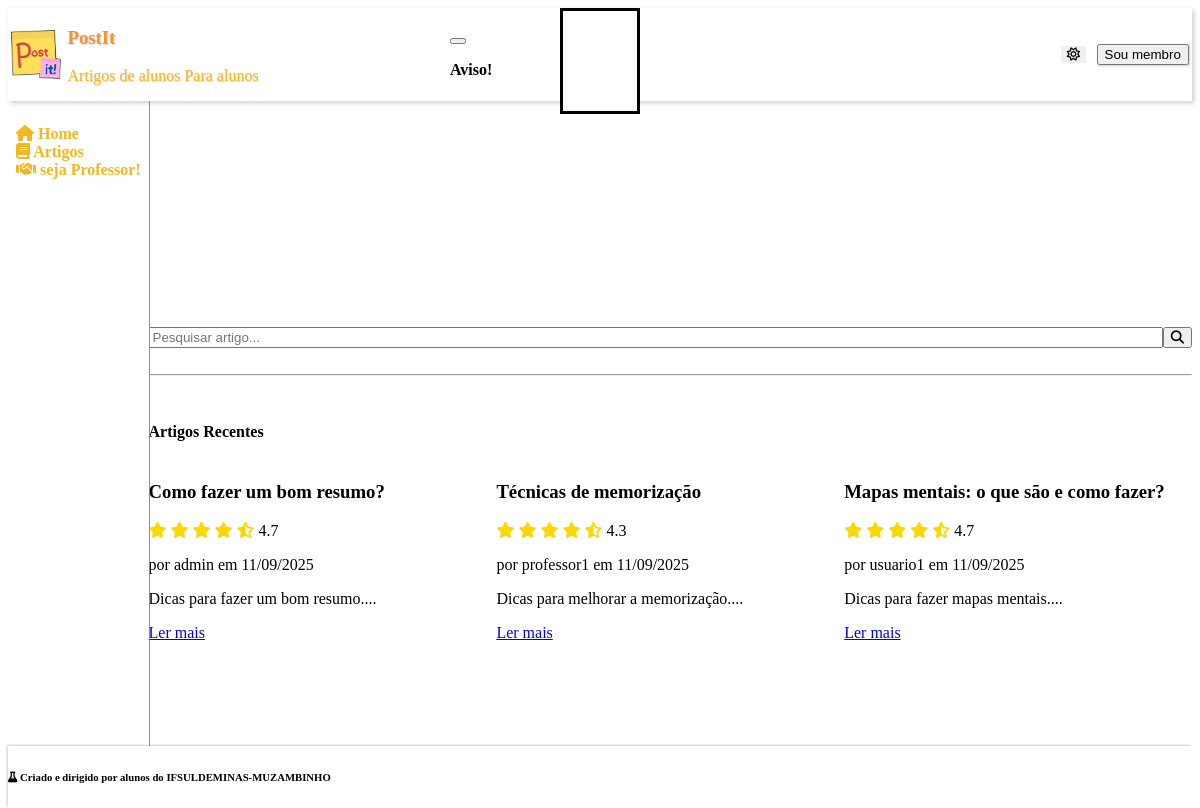
Screenshot of /PAGES/articles.php with the database file from the repository.
### tables this page shows
CREATE TABLE articles (
    id INT AUTO_INCREMENT PRIMARY KEY,
    title VARCHAR(255) NOT NULL,
    descr TEXT NOT NULL,
    content TEXT NOT NULL,
    author_id INT NOT NULL,
    creation TIMESTAMP DEFAULT CURRENT_TIMESTAMP,
    views INT DEFAULT 0,
    rating INT DEFAULT 0,

    is_active boolean not null DEFAULT 1,

    FOREIGN KEY (author_id) REFERENCES users(id)
);

CREATE TABLE users (
    id INT AUTO_INCREMENT PRIMARY KEY,
    username VARCHAR(100) NOT NULL,
    pwd TEXT NOT NULL,
    position ENUM('user', 'professor', 'administrador') NOT NULL,
    creation TIMESTAMP DEFAULT CURRENT_TIMESTAMP,
    is_active boolean not null DEFAULT 1
);

### PHP/pull_articles.php (the view, shortened to what this page needs)
<?php
require_once $pathToRoot."PHP/db.php";
$top_rated_articles = $pdo->query(
    "SELECT DISTINCT articles.id, articles.title, articles.creation, users.username AS author, articles.descr,
    AVG(ratings_article.rating) AS avg_rating
    FROM articles
    JOIN ratings_article ON articles.id = ratings_article.article_id
    JOIN users ON articles.author_id = users.id
    GROUP BY articles.id
    ORDER BY avg_rating DESC
    LIMIT 3
")->fetchAll(PDO::FETCH_ASSOC);
$recent_articles = $pdo->query(
    "SELECT articles.id, articles.title, articles.creation, users.username AS author, articles.descr,
    AVG(ratings_article.rating) AS avg_rating
    FROM articles
    LEFT JOIN ratings_article ON articles.id = ratings_article.article_id
    JOIN users ON articles.author_id = users.id
    GROUP BY articles.id, articles.title, articles.creation, users.username
    ORDER BY articles.creation DESC
    LIMIT 3
")->fetchAll(PDO::FETCH_ASSOC);
?>
<?php function listArticles($articlesArray) {
    $depth = array_search('PI', array_reverse(explode(DIRECTORY_SEPARATOR, __DIR__)));
    $pathToRoot = ($depth !== false) ? str_repeat("../", $depth) : "";?>
    <?php foreach($articlesArray as $article): ?>
        <article class="card">
            <header>
                <h3><?= $article['title'] ?></h3>
                <?php for($i=0; $i < floor($article['avg_rating']); $i++): ?>
                    <i class="fa-solid fa-star" style="color: #FFD700;"></i>
                <?php endfor; ?>
                <?php if ($article['avg_rating'] - floor($article['avg_rating']) >= 0.1): ?>
                    <i class="fa-solid fa-star-half-stroke" style="color: #FFD700;"></i>
                <?php endif; ?>
                <?= round($article['avg_rating'], 1) ?>
                <p>por <?= $article['author'] ?> em <?= date('d/m/Y', strtotime($article['creation'])) ?></p>
            </header>
            <main>
                <p>
                    <?= substr($article['descr'], 0, 100) ?>...
                </p>
            </main>
            <footer>
                <a href="<?= $pathToRoot?>PAGES/ARTICLE/read.php?id=<?= $article['id'] ?>">Ler mais</a>
            </footer>
        </article>
    <?php endforeach; ?>
<?php };?>

### ASSETS/TEMPLATES/header.php (shortened to what this page needs)
<!DOCTYPE html>
<html lang="pt-br" id="htmltag">
<head>
    <link rel="stylesheet" href="https://cdn.jsdelivr.net/npm/@picocss/pico@2/css/pico.amber.min.css" >
    <link rel="stylesheet" href="https://cdn.jsdelivr.net/npm/@picocss/pico@2/css/pico.colors.min.css" >
    <link rel="stylesheet" href="https://cdnjs.cloudflare.com/ajax/libs/font-awesome/6.6.0/css/all.min.css" />
    <link rel="stylesheet" href="<?= $pathToRoot?>CSS/mainpage.css">
</head>
<body>
    <header>
        <div class="container">
            <div class="title">
                <div><img id="logo" width=50rem src="<?= $pathToRoot?>ASSETS/logo.png" alt="PostIt_logo"></div>
                <hgroup>
                    <h3>PostIt</h3>
                    <p>Artigos de alunos Para alunos</p>
                </hgroup>
            </div>
            <nav>
                <button class="outline contrast theme-togle" onclick="darkMode()"><i id="theme-icon" class="fa-regular fa-moon"></i></button>
                <?php if(!isset($_SESSION['user']['id'])): ?>
                    <button class="outline contrast" onclick="window.location.replace('<?= $pathToRoot?>verify.php?f=log')">Sou membro</button>
                <?php else: ?>
                    <button class="outline contrast" onclick="window.location.replace('<?= $pathToRoot?>log_off.php')">Sair <i class="fa-solid fa-arrow-right-from-bracket"></i></button>
                <?php endif; ?>
            </nav>
        </div>
    </header>

### ASSETS/TEMPLATES/aside.php (shortened to what this page needs)
<main>
    <aside id="aside">
        <ul>
            <a href="<?= $pathToRoot ?>PAGES/home.php"><li><i class="fa-solid fa-house"></i> Home</li></a>
            <a href="<?= $pathToRoot ?>PAGES/articles.php"><li><i class="fa-solid fa-book"></i> Artigos</li></a>
            <a href="<?= $pathToRoot ?>PAGES/contact.php"><li><i class="fa-solid fa-handshake"></i> seja Professor!</li></a>
        </ul>
    </aside>
    <section class="content">

### PAGES/articles.php (shortened to what this page needs)
<?php
    $depth = array_search('PI', array_reverse(explode(DIRECTORY_SEPARATOR, __DIR__)));
    $pathToRoot = ($depth !== false) ? str_repeat("../", $depth) : "";
    require_once $pathToRoot."ASSETS/TEMPLATES/header.php";
    require_once $pathToRoot."ASSETS/TEMPLATES/aside.php";
?>
            <br>
        <section class="content container-fluid">
            <form action="" method="GET" class="article-search container-fluid">
                <div class="input-button-group">
                    <input type="text" name="search" id="search" placeholder="Pesquisar artigo..." required>
                    <button style="" type="submit" class="primary"><i class="fa-solid fa-magnifying-glass"></i></button>
                </div>
            </form>
            <br>
            <hr>
            <br>
            <?php
                    if(!isset($_GET['search'])){
                        echo "<h4>Artigos Recentes</h4>";
                        echo '<div class="container-fluid cards-container-header">';
                        require_once $pathToRoot."PHP/pull_articles.php";
                        listArticles($recent_articles, isset($_SESSION['logged']), $pathToRoot);
                    } else {
                        echo "<h4>Resultados da pesquisa por: '".htmlspecialchars($_GET['search'])."'</h4>";
                        echo '<div class="container-fluid cards-container-header">';
                        require_once $pathToRoot."PHP/search_article.php";
                        listArticles($search_articles, isset($_SESSION['logged']), $pathToRoot);
                    }
                ?>
            </div>
        </section>
    </main>
<?php
    require_once $pathToRoot."ASSETS/TEMPLATES/modal.php";
    require_once $pathToRoot."ASSETS/TEMPLATES/footer.php";
?>

### ASSETS/TEMPLATES/modal.php (shortened to what this page needs)
    <dialog id='modal' class="container-fluid centered-col">
    <article>
        <header>
            <button aria-label="Close" rel="prev" onclick="modal.style.display='none'"></button>
            <p>
                <strong>Aviso!</strong>
            </p>
        </header>
    </article>
</dialog>

### ASSETS/TEMPLATES/footer.php (shortened to what this page needs)
    <footer>
    <div class="container-fluid">
            <hgroup>
                <h6><i class="fa-solid fa-flask"></i> Criado e dirigido por alunos do IFSULDEMINAS-MUZAMBINHO</h6>
            </hgroup>
        </div>
    </footer>
</body>
</html>

### CSS/mainpage.css (style rules this page uses)
:root { --pico-border-radius: 0.75rem; --pico-typography-spacing-vertical: 0.5rem; --pico-form-element-spacing-vertical: 0.5rem; --pico-form-element-spacing-horizontal: 0.7rem; --pico-block-spacing-vertical: 0.5rem; --color-brown-brighterer: #a05b1b; --color-brown-brighter: #884a10; --color-brown: #743C08; --color-brown-darker: #5e2d00; --color-brown-darkerer: #522700; --color-pumpkin-brighterer: #f7922d; --color-pumpkin-brighter: #eb831b; --color-pumpkin: #DF760B; --color-pumpkin-darker: #cc6600; --color-pumpkin-darkerer: #b65b00; --color-orange-brighterer: #ffcb51; --color-orange-brighter: #fdc43e; --color-orange: #F6B61E; --color-orange-darker: #da9e12; --color-orange-darkerer: #c58c06; --color-beige-brighterer: #fff9e6; --color-beige-brighter: #fff2cc; --color-beige: #FFEBAF; --color-beige-darker: #f3db94; --color-beige-darkerer: #e0c77c; --color-blue-brighterer: #51d0ff; --color-blue-brighter: #3ecaff; --color-blue: #1EB8F6; --color-blue-darker: #129ed9; --color-blue-darkerer: #068cc5; --color-shadow: rgba(0, 0, 0, 0.2); }
[data-theme=light], :root:not([data-theme=dark]) { --pico-text-selection-color: var(--color-brown-brighter); --pico-primary: var(--color-orange); --pico-primary-background: var(--color-orange-darker); --pico-primary-underline: var(--color-orange); --pico-primary-hover: var(--color-orange-darker); --pico-primary-hover-background: var(--color-orange-darkerer); --pico-primary-focus: var(--color-brown-brighterer); --pico-primary-inverse: #fff; }
html,html>body { height: 100%; }
html>body { display: flex; flex-direction: column; }
body>header { box-shadow: 2px 2px 5px var(--color-shadow); }
body>header .container { display: flex; align-items: center; justify-content: space-between; }
body>header>.container>.title { display: flex; }
body>header>.container>.title>* { margin: 0rem 0.2rem 0rem 0.2rem; }
body>header>.container>.title>div { display: flex; align-items: center; align-content: center; }
body>header>.container>.title>hgroup { margin-bottom: 0; }
body>header>.container>.title>hgroup>h3 { text-shadow: 1px 1px 2px var(--color-shadow); color: var(--color-pumpkin-brighterer); }
body>header>.container>.title>hgroup>p { text-shadow: 0.5px 0.5px 2px var(--color-shadow); color: var(--color-orange); }
header>.container>nav { justify-content: space-between; overflow: visible; }
header>.container>nav>* { margin: 0rem 0.2rem 0rem 0.2rem; box-shadow: 1px 1px 2px var(--color-shadow); }
header>.container>nav>.theme-togle { border: none; box-shadow: none; }
body>main { padding: 0; display: flex; flex: 1; overflow-x: auto; }
.cards-container-header { display: flex; align-items: center; justify-content: space-between; }
article { width: clamp(300px, 45%, 500px); }
article>footer { color: var(--pico-primary-background); }
body>main>aside { background-color: var(--pico-background-color); top: 0; }
aside>ul { padding: 0.5rem; }
aside>ul>a { text-decoration: none; }
aside>ul>a>li { font-weight: 700; color: var(--color-orange); }
body>main>.content { display: flex; flex-direction: column; justify-content: space-evenly; flex: 1; }
body>footer { box-shadow: -1px -1px 2px var(--color-shadow); }
@media screen and (min-width: 1001px) { main { flex-direction: row; } }
@media screen and (min-width: 1001px) { aside { box-shadow: 1px 0px var(--color-orange-darkerer); position: sticky; } }
@media screen and (min-width: 1001px) { aside>ul { display: flex; flex-direction: column; } }
#modal>article { width: clamp(300px, 45%, 500px); }
.input-button-group { display: flex; flex-direction: row; align-items: center; justify-content: center; }
.input-button-group>input { width: 100%; margin: 0; }
.input-button-group>button { height: fit-content; width: fit-content; margin: 0; }
.centered-col { display: flex; flex-direction: column; align-items: center; justify-content: space-evenly; }

### rows the page displays
articles: title "Como fazer um bom resumo?", avg_rating "4.7", author.username "admin", creation "11/09/2025", descr "Dicas para fazer um bom resumo."
articles: title "Técnicas de memorização", avg_rating "4.3", author.username "professor1", creation "11/09/2025", descr "Dicas para melhorar a memorização."
articles: title "Mapas mentais: o que são e como fazer?", avg_rating "4.7", author.username "usuario1", creation "11/09/2025", descr "Dicas para fazer mapas mentais."
